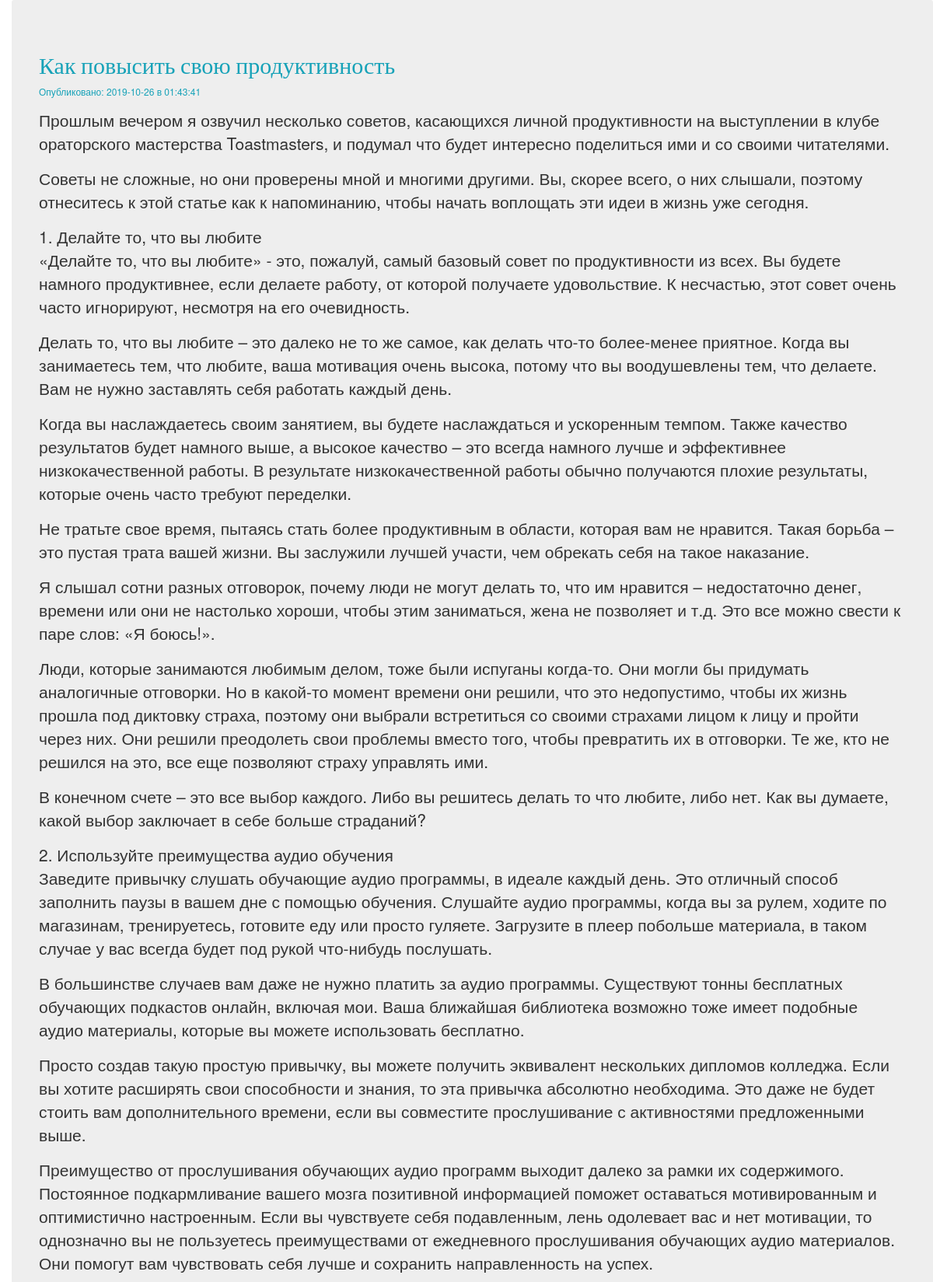
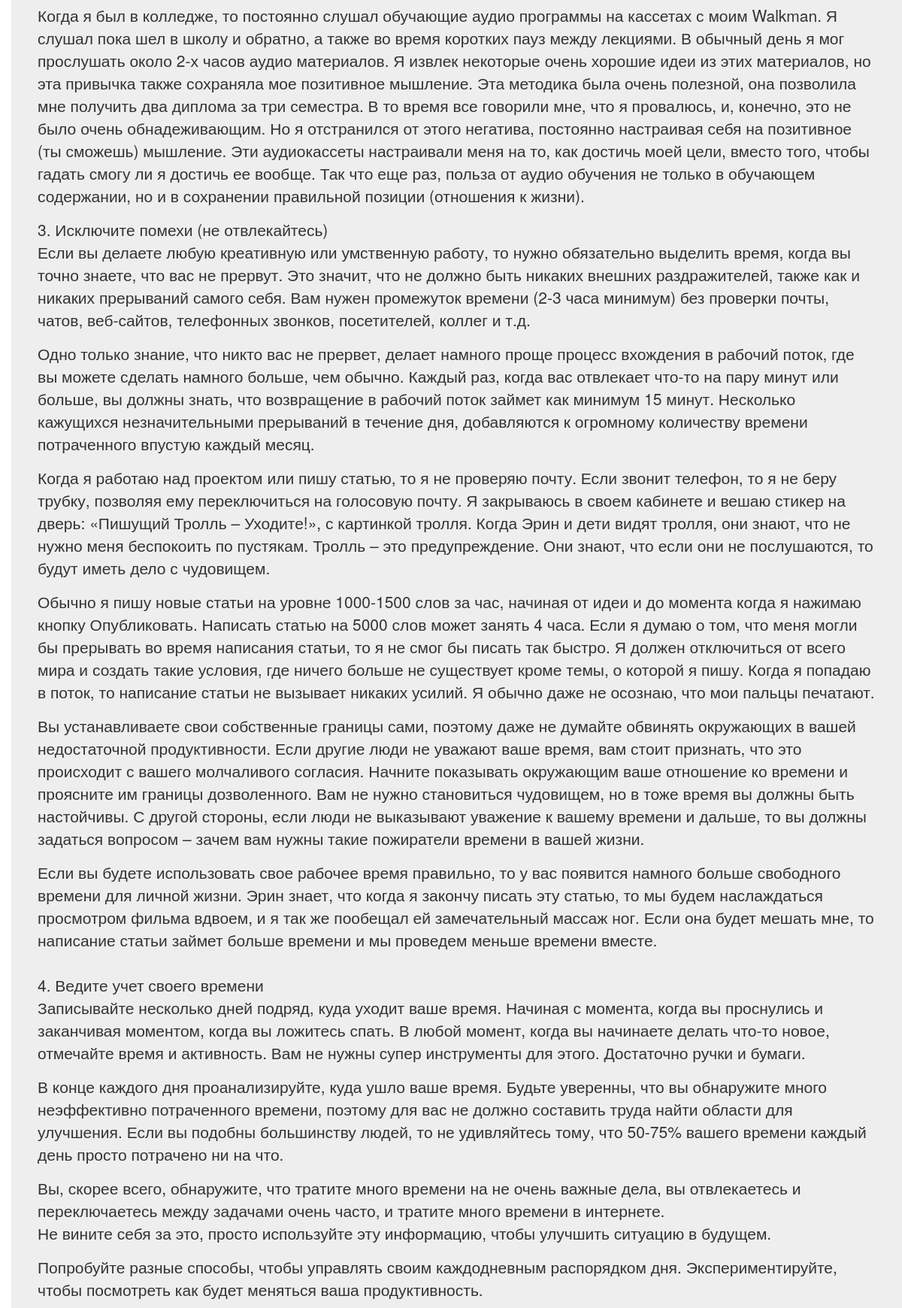
/news/5 (upper part), run on the app's committed database (2 pictures, top to bottom).
### news/models.py (models this page shows, shortened)
class Articles(models.Model):
    title = models.CharField(max_length = 120)
    post = models.TextField()
    date = models.DateTimeField()

### news/templates/news/post.html
{% extends "mainApp/wrapper.html"  %}
  {% block content %}
         <h2 class="text-info">{{articles.title}}</h2>
         <h6 class="text-info">Опубликовано: {{articles.date|date:"Y-m-d в H:i:s"}}</h6>
         <p> {{articles.post|safe|linebreaks}} </p>
    {% endblock %}

### blog/static/css/blog.css (style rules this page uses)
body { padding-left: 15px; }
h1, h2, h3, h4 { font-family: 'Lobster', cursive; }

### data on the page
Articles: title "Как повысить свою продуктивность", date "2019-10-26 в 01:43:41", post "Прошлым вечером я озвучил несколько советов, касающихся личной продуктивности на выступлении в клубе ораторского мастерства Toastmasters, и подумал что будет интересно поделиться ими и со своими читателями. Советы не сложные, но они проверены мной и многими другими. Вы, скорее всего, о них слышали, поэтому отнеситесь к этой статье как к напоминанию, чтобы начать воплощать эти идеи в жизнь уже сегодня. 1. Делайте то, что вы любите «Делайте то, что вы любите» - это, пожалуй, самый базовый совет по продуктивности из всех. Вы будете намного продуктивнее, если делаете работу, от которой получаете удовольствие. К несчастью, этот совет очень часто игнорируют, несмотря на его очевидность. Делать…"
